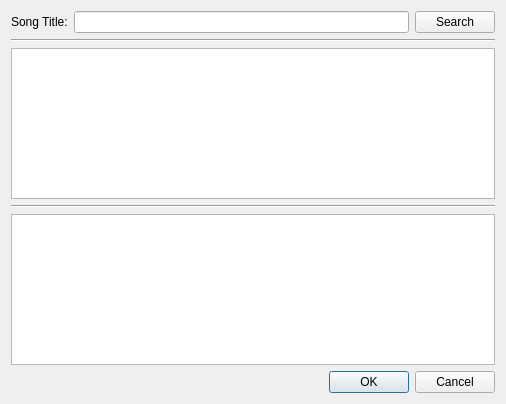
<?xml version="1.0" encoding="UTF-8"?>
<ui version="4.0">
 <class>SongSearchOnlineDialog</class>
 <widget class="QDialog" name="SongSearchOnlineDialog">
  <property name="geometry">
   <rect>
    <x>0</x>
    <y>0</y>
    <width>506</width>
    <height>404</height>
   </rect>
  </property>
  <property name="windowTitle">
   <string>Song Search Online</string>
  </property>
  <layout class="QVBoxLayout" name="verticalLayout">
   <item>
    <layout class="QHBoxLayout" name="horizontalLayout">
     <item>
      <widget class="QLabel" name="label">
       <property name="text">
        <string>Song Title:</string>
       </property>
      </widget>
     </item>
     <item>
      <widget class="QLineEdit" name="searchBox"/>
     </item>
     <item>
      <widget class="QPushButton" name="searchButton">
       <property name="text">
        <string>Search</string>
       </property>
      </widget>
     </item>
    </layout>
   </item>
   <item>
    <widget class="Line" name="line_2">
     <property name="orientation">
      <enum>Qt::Horizontal</enum>
     </property>
    </widget>
   </item>
   <item>
    <widget class="QTableWidget" name="sourceList"/>
   </item>
   <item>
    <widget class="Line" name="line">
     <property name="orientation">
      <enum>Qt::Horizontal</enum>
     </property>
    </widget>
   </item>
   <item>
    <widget class="QTextEdit" name="preview"/>
   </item>
   <item>
    <widget class="QDialogButtonBox" name="buttonBox">
     <property name="orientation">
      <enum>Qt::Horizontal</enum>
     </property>
     <property name="standardButtons">
      <set>QDialogButtonBox::Cancel|QDialogButtonBox::Ok</set>
     </property>
    </widget>
   </item>
  </layout>
 </widget>
 <resources/>
 <connections>
  <connection>
   <sender>buttonBox</sender>
   <signal>accepted()</signal>
   <receiver>SongSearchOnlineDialog</receiver>
   <slot>accept()</slot>
   <hints>
    <hint type="sourcelabel">
     <x>248</x>
     <y>254</y>
    </hint>
    <hint type="destinationlabel">
     <x>157</x>
     <y>274</y>
    </hint>
   </hints>
  </connection>
  <connection>
   <sender>buttonBox</sender>
   <signal>rejected()</signal>
   <receiver>SongSearchOnlineDialog</receiver>
   <slot>reject()</slot>
   <hints>
    <hint type="sourcelabel">
     <x>316</x>
     <y>260</y>
    </hint>
    <hint type="destinationlabel">
     <x>286</x>
     <y>274</y>
    </hint>
   </hints>
  </connection>
 </connections>
</ui>
